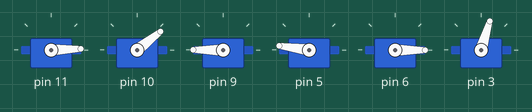
Recording of a sketch running on a simulated Arduino Uno, built with avr-gcc and run on an emulated ATmega328P. Parts: 6 × servo.

Above: at 6.05 s.
At 7.2 s:
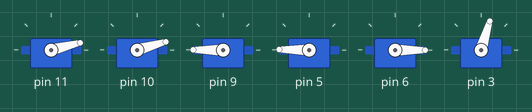
At 8.35 s:
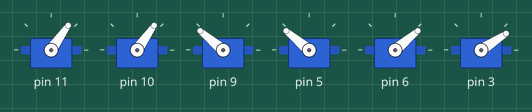
At 10.7 s:
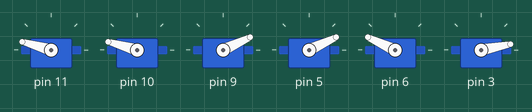
At 13.0 s:
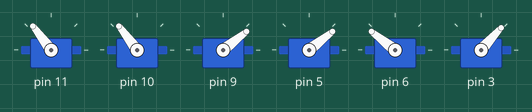
At 15.35 s:
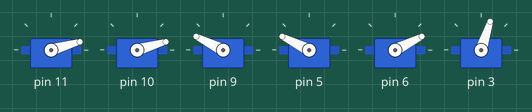
Timing chart, 0 to 18.2 s (numbered marks = the images above):
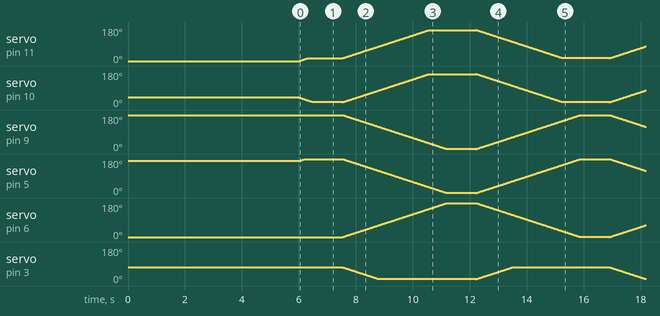

The sketch:

sample2.ino
```cpp
#include <Braccio.h>
#include <Servo.h>

Servo base;
Servo shoulder;
Servo elbow;
Servo wrist_ver;
Servo wrist_rot;
Servo gripper;

void setup(){
  Braccio.begin();
}

void loop(){
  Braccio.ServoMovement(20,   15,   0, 180, 180,  0,  73);
  delay(1000);
  Braccio.ServoMovement(20,  165, 180,   0,   0, 180, 10);
  delay(1000);
}
```
